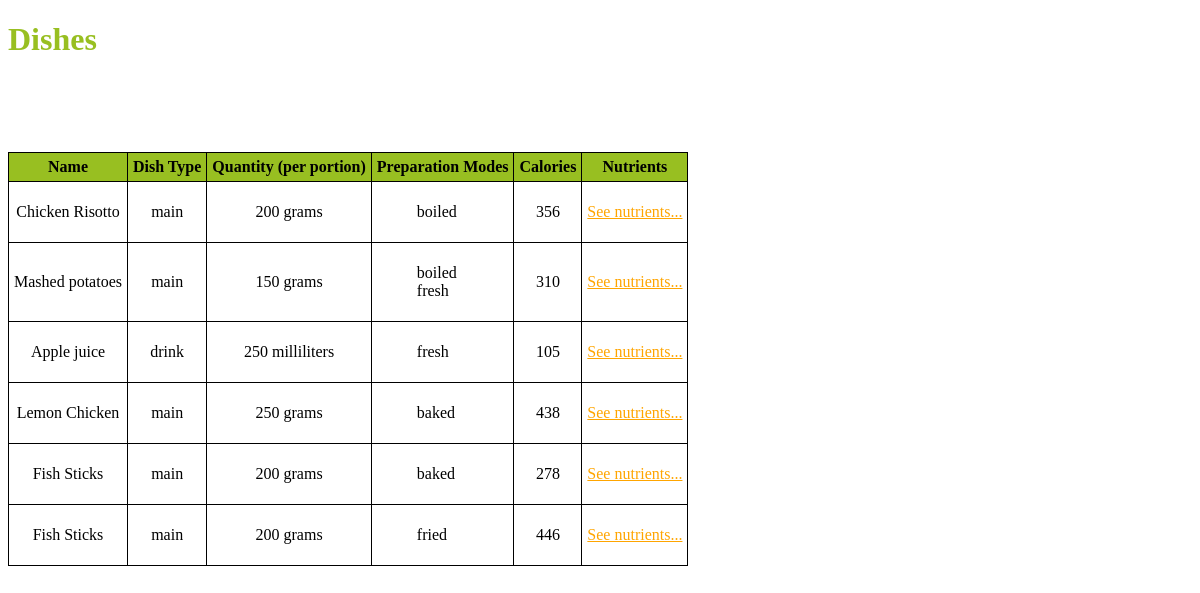
/dishesList.php, run on the app's committed database.
### tables this page shows
CREATE TABLE IF NOT EXISTS `dish` (
  `id` int(11) NOT NULL AUTO_INCREMENT,
  `name` varchar(500) NOT NULL,
  `quantityPerPortion` int(11) NOT NULL,
  `portionUnit` int(11) NOT NULL,
  `calories` int(11) NOT NULL,
  `dishType` int(11) NOT NULL DEFAULT '1',
  PRIMARY KEY (`id`)
);

CREATE TABLE IF NOT EXISTS `preparationMode` (
  `id` int(11) NOT NULL AUTO_INCREMENT,
  `name` varchar(100) NOT NULL,
  PRIMARY KEY (`id`)
);

### Classes/Dish.php (called while the page is built, shortened)
<?php
include_once($_SERVER['DOCUMENT_ROOT'] . '/Classes/PreparationMode.php');
include_once($_SERVER['DOCUMENT_ROOT'] . '/Classes/DishNutrient.php');
class Dish {
    private $name;
    private $quantityPerPortion;
    private $portionUnit;
    private $calories;
    private $dishType;
    public function getName() {
        return $this->name;
    }
    public function getPortionUnit() {
        return $this->portionUnit;
    }
    public function getQuantityPerPortion() {
        return $this->quantityPerPortion;
    }
    public function getDishType() {
        return $this->dishType;
    }
    public function getCalories() {
        return $this->calories;
    }
    public function load($id) {
        $sql = "SELECT * FROM dish
                WHERE id = {$id}";
        $result = mysql_query($sql);
        $row = mysql_fetch_assoc($result);
        $this->name = $row['name'];
        $this->quantityPerPortion = $row['quantityPerPortion'];
        $this->preparationMode = PreparationMode::getAllByDishId($row['id']);
        $this->calories = $row['calories'];
        $this->portionUnit = $row['portionUnit'];
        $this->nutrients = DishNutrient::getAllByDishId($row['id']);
        $this->dishType = $row['dishType'];
        return true;
    }
    public static function getAll() {
        $sql = "SELECT * FROM dish";
        $result = mysql_query($sql);
        $dishes = array();
        while ($row = mysql_fetch_assoc($result)) {
            $dishes[$row['id']] = new Dish();
            $dishes[$row['id']]->load($row['id']);
        }
        return $dishes;
    }
}
?>

### Classes/PreparationMode.php (called while the page is built, shortened)
<?php
class PreparationMode {
    private $name;
    public function getName() {
        return $this->name;
    }
    public function load($id) {
        $sql = "SELECT * FROM preparationMode
                WHERE id = {$id}";
        $result = mysql_query($sql);
        $row = mysql_fetch_assoc($result);
        $this->name = $row['name'];
        return true;
    }
    public static function getAllByDishId($id) {
        $sql = "SELECT dish.id as dish, preparationMode.id as preparationMode
                FROM dishPreparationMode
                     INNER JOIN dish
                         ON dishPreparationMode.dishId = dish.id
                     INNER JOIN preparationMode
                         ON dishPreparationMode.preparationModeId = preparationMode.id
                WHERE dish.id = {$id}";
        $result = mysql_query($sql);
        $preparationModes = array();
        while ($row = mysql_fetch_assoc($result)) {
            $preparationModes[$row['preparationMode']] = new PreparationMode();
            $preparationModes[$row['preparationMode']]->load($row['preparationMode']);
        }
        return $preparationModes;
    }
}
?>

### Classes/DishNutrient.php (called while the page is built, shortened)
<?php
class DishNutrient {
    public function load($id) {
        $sql = "SELECT * FROM nutrient
                WHERE id = {$id}";
        $result = mysql_query($sql);
        $row = mysql_fetch_assoc($result);
        return true;
    }
    public static function getAllByDishId($id) {
        $sql = "SELECT dish.id as dish, dishNutrients.quantity, nutrient.id as nutrient
                FROM dishNutrients
                     INNER JOIN dish
                         ON dishNutrients.dishId = dish.id
                     INNER JOIN nutrient
                         ON dishNutrients.nutrientId = nutrient.id
                WHERE dish.id = {$id}";
        $result = mysql_query($sql);
        $nutrients = array();
        while ($row = mysql_fetch_assoc($result)) {
            $nutrients[$row['nutrient']] = new DishNutrient();
            $nutrients[$row['nutrient']]->load($row['nutrient']);
            $nutrients[$row['nutrient']]->setQuantity($row['quantity']);
        }
        return $nutrients;
    }
}
?>

### Classes/HelpClass.php (called while the page is built, shortened)
<?php
class HelpClass {
    public static function getGenders() {
        $sql = "SELECT * FROM gender";
        $result = mysql_query($sql);
        $units = array();
        while ($row = mysql_fetch_assoc($result)) {
            $genders[$row['id']] = $row['name'];
        }
        return $genders;
    }
    public static function getDishTypes() {
        $sql = "SELECT * FROM dishType";
        $result = mysql_query($sql);
        $dishTypes = array();
        while ($row = mysql_fetch_assoc($result)) {
            $dishTypes[$row['id']] = $row['name'];
        }
        return $dishTypes;
    }
}
?>

### dishesList.php (the view, shortened to what this page needs)
<?php
include_once('Classes/HelpClass.php');
include_once('Classes/Dish.php');
include_once('Classes/PreparationMode.php');
include_once('Classes/DishNutrient.php');
$units = HelpClass::getUnits();
$patient = null;
$dishTypes = HelpClass::getDishTypes();
if ($patient) {
    $diets = Diet::getDiet($_GET['patient']);
    $hint = null;
    if (!is_array($diets)) {
        $hint = $diets;
        unset($diets);
    } else {
        $rule = $patient->getPlanningRule();
        $hint = $rule->getHint();
    }
    $impNutrients = DishNutrient::getAllImportantNutrients();
} else {
    $diets[1] = Dish::getAll();
}
?>
<!DOCTYPE html>
<html>
    <head>
        <link rel="stylesheet" type="text/css" href="css/styles.css">
    </head>
    <body>
        <h1>  <?php echo $patient ? "Diet for Patient: {$patient->getName()} ({$patient->getAge()})" : "Dishes"; ?>
        </h1>
        <?php if (isset($diets)): ?>
            <?php foreach ($diets as $day => $dishes): ?>
                <table class="list">
                    <tbody>
                        <tr>
                            <th >
                                Name
                            </th>
                            <th>
                                Dish Type
                            </th>
                            <th>
                                Quantity (per portion)
                            </th>
                            <th>
                                Preparation Modes
                            </th>
                            <th>
                                Calories
                            </th>
                            <th>
                                Nutrients
                            </th>
                        </tr>
                        <?php
                        if (count($dishes) > 0) {
                            foreach ($dishes as $key => $dish) {
                                $preparationModes = PreparationMode::getAllByDishId($key);
                                $listString = "<ul class=\"modes\">";
                                foreach ($preparationModes as $id => $mode) {
                                    $listString .= "<li>{$mode->getName()}</li>";
                                }
                                $listString .= "</ul>";
                                echo "<tr>
                                    <td>{$dish->getName()}
                                    </td>
                                    <td>{$dishTypes[$dish->getDishType()]}
                                    </td>
                                    <td>{$dish->getQuantityPerPortion()} {$units[$dish->getPortionUnit()]}
                                    </td>
                                    <td>
                                      {$listString}
                                    </td>
                                    <td>{$dish->getCalories()}
                                    </td>
                                    <td>
                                         <a href=\"dishNutrients.php?dish={$key}\" >See nutrients...</a>
                                    </td>
                                 </tr>";
                            }
                        }
                        ?>
                    </tbody>
                </table>
            <?php endforeach; ?>
        <?php endif; ?>
    </body>
</html>

### css/styles.css (style rules this page uses)
td { padding:5px; }
table.list td { padding:5px; margin: 0; border: 1px solid; text-align: center; vertical-align: middle; }
table.list th { padding:5px; margin: 0; border: 1px solid; text-align: center; background-color: #98BF21; }
table.list { padding:10px; border-collapse: collapse; margin: 0; text-align: center; }
ul.modes { list-style: none; vertical-align: middle; }
li { text-align: left; }
a { color: orange; }
h1 { color:#98BF21; }

### data on the page
dish: name "Chicken Risotto", dishType "main", quantityPerPortion "200", portionUnit "grams", calories "356"
preparationmode: name "boiled"
dish: name "Mashed potatoes", dishType "main", quantityPerPortion "150", portionUnit "grams", calories "310"
preparationmode: name "fresh"
dish: name "Apple juice", dishType "drink", quantityPerPortion "250", portionUnit "milliliters", calories "105"
dish: name "Lemon Chicken", dishType "main", quantityPerPortion "250", portionUnit "grams", calories "438"
preparationmode: name "baked"
dish: name "Fish Sticks", dishType "main", quantityPerPortion "200", portionUnit "grams", calories "278"
dish: name "Fish Sticks", dishType "main", quantityPerPortion "200", portionUnit "grams", calories "446"
preparationmode: name "fried"
